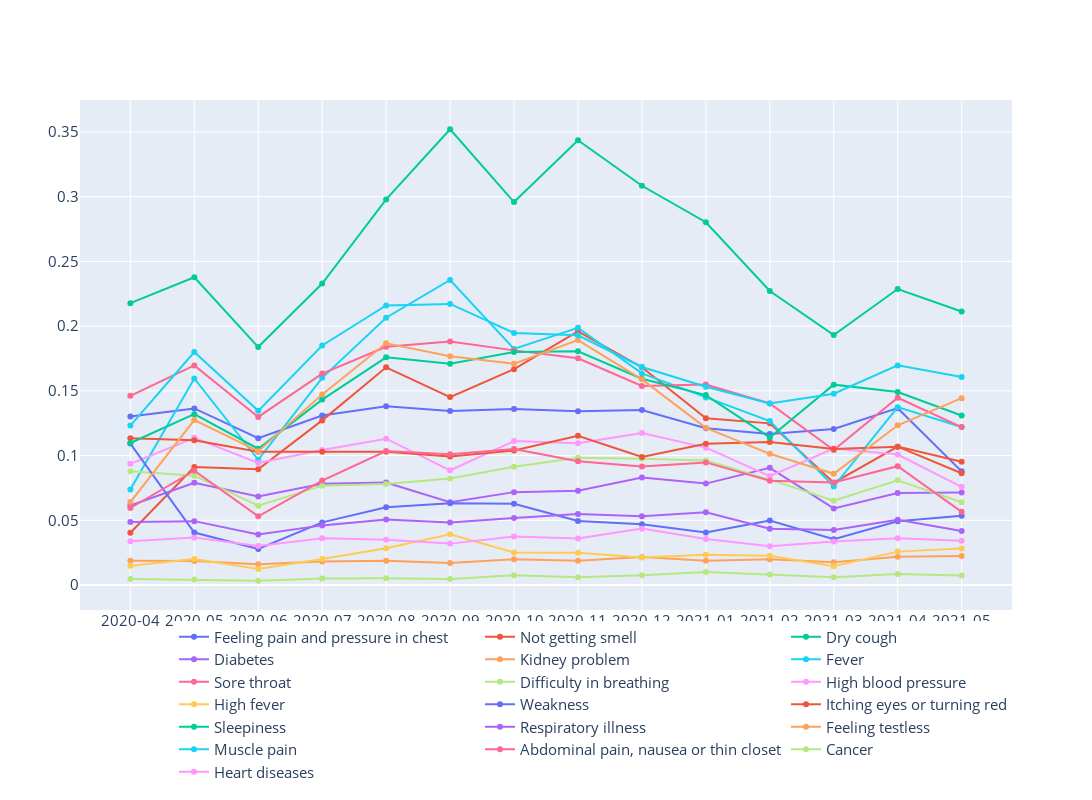

Notebook code cell kept with this figure:
### Code cell
import plotly.graph_objects as go

fig = go.Figure()
for symptom in symptom_freq_arr:
    # plt.plot(month_arr, mutation_freq_arr[mutation], label=mutation)
    fig.add_trace(
        go.Scatter(
            x=month_arr,
            y=symptom_freq_arr[symptom],
            name=symptom
        ))
fig.update_xaxes(type='category')

fig.update_layout(
    autosize=False,
    width=1400,
    height=800,)
fig.update_layout(legend=dict(
    orientation="h",
    yanchor="bottom",
    y=-0.35,
    xanchor="right",
    x=1
))

fig.update_layout(font=dict(size=15))
fig.show()
